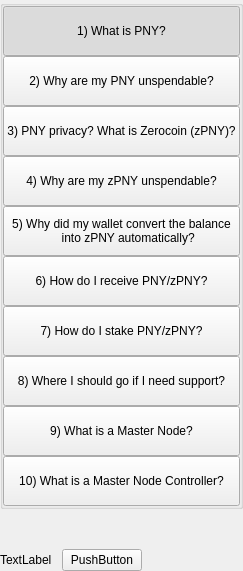
         <widget class="QWidget" name="left" native="true">
          <layout class="QVBoxLayout" name="verticalLayout_3">
           <property name="leftMargin">
            <number>0</number>
           </property>
           <property name="topMargin">
            <number>0</number>
           </property>
           <property name="rightMargin">
            <number>0</number>
           </property>
           <property name="bottomMargin">
            <number>0</number>
           </property>
           <item>
            <layout class="QVBoxLayout" name="verticalLayout_2">
             <property name="spacing">
              <number>0</number>
             </property>
             <item>
              <widget class="QWidget" name="containerButtons" native="true">
               <layout class="QVBoxLayout" name="verticalLayout">
                <property name="spacing">
                 <number>0</number>
                </property>
                <property name="leftMargin">
                 <number>0</number>
                </property>
                <property name="topMargin">
                 <number>0</number>
                </property>
                <property name="rightMargin">
                 <number>0</number>
                </property>
                <property name="bottomMargin">
                 <number>0</number>
                </property>
                <item>
                 <widget class="QGroupBox" name="groupBox">
                  <property name="title">
                   <string/>
                  </property>
                  <layout class="QVBoxLayout" name="verticalLayout_9">
                   <property name="spacing">
                    <number>0</number>
                   </property>
                   <property name="leftMargin">
                    <number>0</number>
                   </property>
                   <property name="topMargin">
                    <number>0</number>
                   </property>
                   <property name="rightMargin">
                    <number>0</number>
                   </property>
                   <property name="bottomMargin">
                    <number>0</number>
                   </property>
                   <item>
                    <widget class="QPushButton" name="pushButtonFaq1">
                     <property name="minimumSize">
                      <size>
                       <width>0</width>
                       <height>50</height>
                      </size>
                     </property>
                     <property name="maximumSize">
                      <size>
                       <width>16777215</width>
                       <height>50</height>
                      </size>
                     </property>
                     <property name="text">
                      <string>1) What is PNY?</string>
                     </property>
                     <property name="checkable">
                      <bool>true</bool>
                     </property>
                     <property name="checked">
                      <bool>true</bool>
                     </property>
                     <property name="autoExclusive">
                      <bool>true</bool>
                     </property>
                    </widget>
                   </item>
                   <item>
                    <widget class="QPushButton" name="pushButtonFaq2">
                     <property name="minimumSize">
                      <size>
                       <width>0</width>
                       <height>50</height>
                      </size>
                     </property>
                     <property name="maximumSize">
                      <size>
                       <width>16777215</width>
                       <height>50</height>
                      </size>
                     </property>
                     <property name="text">
                      <string>2) Why are my PNY unspendable?</string>
                     </property>
                     <property name="checkable">
                      <bool>true</bool>
                     </property>
                     <property name="autoExclusive">
                      <bool>true</bool>
                     </property>
                    </widget>
                   </item>
                   <item>
                    <widget class="QPushButton" name="pushButtonFaq3">
                     <property name="minimumSize">
                      <size>
                       <width>0</width>
                       <height>50</height>
                      </size>
                     </property>
                     <property name="maximumSize">
                      <size>
                       <width>16777215</width>
                       <height>16777215</height>
                      </size>
                     </property>
                     <property name="text">
                      <string>3) PNY privacy? What is Zerocoin (zPNY)?</string>
                     </property>
                     <property name="checkable">
                      <bool>true</bool>
                     </property>
                     <property name="autoExclusive">
                      <bool>true</bool>
                     </property>
                    </widget>
                   </item>
                   <item>
                    <widget class="QPushButton" name="pushButtonFaq4">
                     <property name="minimumSize">
                      <size>
                       <width>0</width>
                       <height>50</height>
                      </size>
                     </property>
                     <property name="maximumSize">
                      <size>
                       <width>16777215</width>
                       <height>16777215</height>
                      </size>
                     </property>
                     <property name="text">
                      <string>4) Why are my zPNY unspendable?</string>
                     </property>
                     <property name="checkable">
                      <bool>true</bool>
                     </property>
                     <property name="autoExclusive">
                      <bool>true</bool>
                     </property>
                    </widget>
                   </item>
                   <item>
                    <widget class="QPushButton" name="pushButtonFaq5">
                     <property name="minimumSize">
                      <size>
                       <width>0</width>
                       <height>50</height>
                      </size>
                     </property>
                     <property name="text">
                      <string>5) Why did my wallet convert the balance
    into zPNY automatically?</string>
                     </property>
                     <property name="checkable">
                      <bool>true</bool>
                     </property>
                     <property name="autoExclusive">
                      <bool>true</bool>
                     </property>
                    </widget>
                   </item>
                   <item>
                    <widget class="QPushButton" name="pushButtonFaq6">
                     <property name="minimumSize">
                      <size>
                       <width>0</width>
                       <height>50</height>
                      </size>
                     </property>
                     <property name="text">
                      <string>6) How do I receive PNY/zPNY?</string>
                     </property>
                     <property name="checkable">
                      <bool>true</bool>
                     </property>
                     <property name="autoExclusive">
                      <bool>true</bool>
                     </property>
                    </widget>
                   </item>
                   <item>
                    <widget class="QPushButton" name="pushButtonFaq7">
                     <property name="minimumSize">
                      <size>
                       <width>0</width>
                       <height>50</height>
                      </size>
                     </property>
                     <property name="text">
                      <string>7) How do I stake PNY/zPNY?</string>
                     </property>
                     <property name="checkable">
                      <bool>true</bool>
                     </property>
                     <property name="autoExclusive">
                      <bool>true</bool>
                     </property>
                    </widget>
                   </item>
                   <item>
                    <widget class="QPushButton" name="pushButtonFaq8">
                     <property name="minimumSize">
                      <size>
                       <width>0</width>
                       <height>50</height>
                      </size>
                     </property>
                     <property name="text">
                      <string>8) Where I should go if I need support?</string>
                     </property>
                     <property name="checkable">
                      <bool>true</bool>
                     </property>
                     <property name="autoExclusive">
                      <bool>true</bool>
                     </property>
                    </widget>
                   </item>
                   <item>
                    <widget class="QPushButton" name="pushButtonFaq9">
                     <property name="minimumSize">
                      <size>
                       <width>0</width>
                       <height>50</height>
                      </size>
                     </property>
                     <property name="text">
                      <string>9) What is a Master Node?</string>
                     </property>
                     <property name="checkable">
                      <bool>true</bool>
                     </property>
                     <property name="autoExclusive">
                      <bool>true</bool>
                     </property>
                    </widget>
                   </item>
                   <item>
                    <widget class="QPushButton" name="pushButtonFaq10">
                     <property name="minimumSize">
                      <size>
                       <width>0</width>
                       <height>50</height>
                      </size>
                     </property>
                     <property name="text">
                      <string>10) What is a Master Node Controller?</string>
                     </property>
                     <property name="checkable">
                      <bool>true</bool>
                     </property>
                     <property name="autoExclusive">
                      <bool>true</bool>
                     </property>
                    </widget>
                   </item>
                  </layout>
                 </widget>
                </item>
               </layout>
              </widget>
             </item>
             <item>
              <spacer name="verticalSpacer">
               <property name="orientation">
                <enum>Qt::Vertical</enum>
               </property>
               <property name="sizeHint" stdset="0">
                <size>
                 <width>20</width>
                 <height>40</height>
                </size>
               </property>
              </spacer>
             </item>
             <item>
              <layout class="QHBoxLayout" name="horizontalLayout_2">
               <item>
                <widget class="QLabel" name="labelWebLink">
                 <property name="text">
                  <string>TextLabel</string>
                 </property>
                </widget>
               </item>
               <item>
                <spacer name="horizontalSpacer_4">
                 <property name="orientation">
                  <enum>Qt::Horizontal</enum>
                 </property>
                 <property name="sizeType">
                  <enum>QSizePolicy::Minimum</enum>
                 </property>
                 <property name="sizeHint" stdset="0">
                  <size>
                   <width>10</width>
                   <height>20</height>
                  </size>
                 </property>
                </spacer>
               </item>
               <item>
                <widget class="QPushButton" name="pushButtonWebLink">
                 <property name="text">
                  <string>PushButton</string>
                 </property>
                </widget>
               </item>
               <item>
                <spacer name="horizontalSpacer_2">
                 <property name="orientation">
                  <enum>Qt::Horizontal</enum>
                 </property>
                 <property name="sizeHint" stdset="0">
                  <size>
                   <width>40</width>
                   <height>20</height>
                  </size>
                 </property>
                </spacer>
               </item>
              </layout>
             </item>
            </layout>
           </item>
          </layout>
         </widget>
